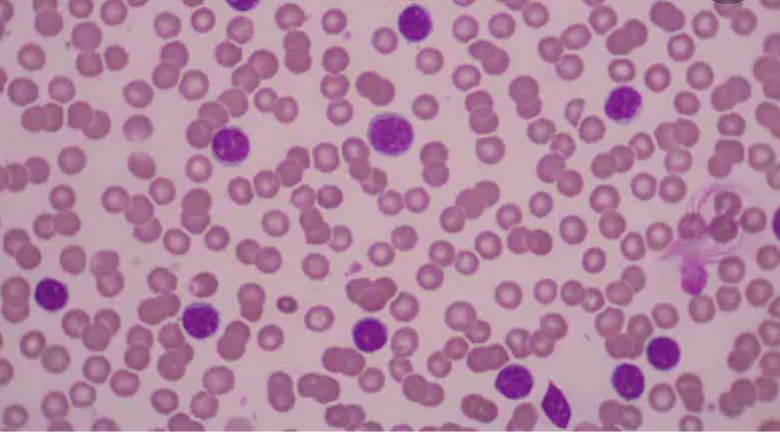
#> input picture WhiteBloodcell_recognition/main/blood.png, 780 x 432 px
$ python WhiteBloodcell_recognition.py
#> lines starting #> are read from the running program, lines starting #| are printed output that depends on the picture; after the words box and inside, x2 and y2 are one past the last pixel; in counts of white or black regions, pixels touching at a corner belong together; long printed decimals are rounded
import cv2 as cv
import numpy as np
import matplotlib.pyplot as plt

# 1. Vcituvanje na originalnata slika
img = cv.imread('blood.png')
#> img is the input picture: shape (432, 780, 3); mean B, G, R 160.3, 134.4, 177.3
#cv.imshow('1. Originalna slika', img)

# 2. Konverzija vo Grayscale
gray = cv.cvtColor(img, cv.COLOR_BGR2GRAY)
#cv.imshow('2. Konverzija vo Grayscale', gray)

# 3. Dodavanje gausov filter na slikata za podobar smoothing
blur = cv.GaussianBlur(gray, (7,7), cv.BORDER_DEFAULT)
#cv.imshow('3. Blured', blur)

# 4. Histogram
hist = cv.equalizeHist(gray)
#cv.imshow('4. Histogram', hist)

# 5. CLAHE
clahe = cv.createCLAHE(clipLimit=2.0, tileGridSize=(8, 8))
claheNorm = clahe.apply(gray)
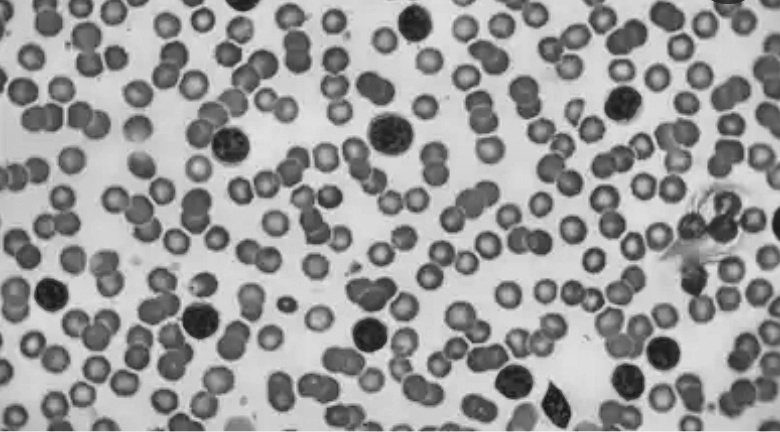
#> claheNorm: shape (432, 780); min 19, max 238, mean 154.7
#cv.imshow('5. CLAHE', claheNorm)


# 6. Contrast Stretching
def px_val(px, r1, s1, r2, s2):
    if 0 <= px <= r1:
        return (s1 / r1) * px
    elif r1 < px <= r2:
        return ((s2 - s1) / (r2 - r1)) * (px - r1) + s1
    else:
        return ((255 - s2) / (255 - r2)) * (px - r2) + s2


r1 = 100
s1 = 0
r2 = 200
s2 = 255

px_val_vec = np.vectorize(px_val)

contrast_stretch = px_val_vec(gray, r1, s1, r2, s2)
#cv.imshow('6.1. Contrast stretching', contrast_stretch)

contrast_stretch_blur = px_val_vec(blur, r1, s1, r2, s2)
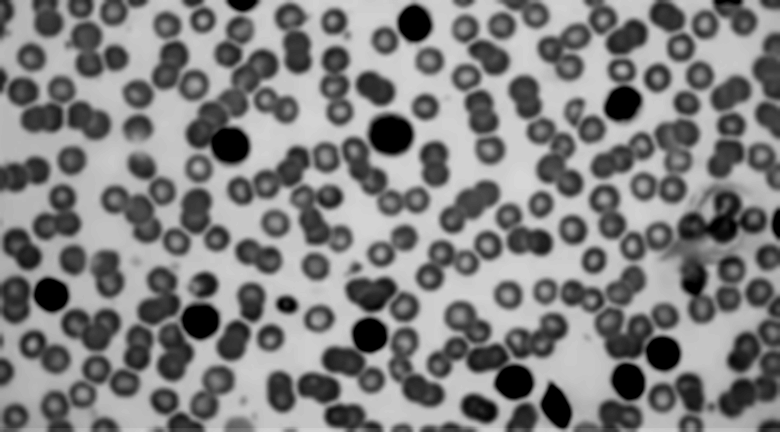
#> contrast_stretch_blur: shape (432, 780) float64; min 0, max 214.2, mean 129.4
#cv.imshow('6.2. Contrast stretching na slikata so Gausoviot filter', contrast_stretch_blur)

# 7. Detekcija na rabovi
edge = cv.Canny(blur, 10, 152)
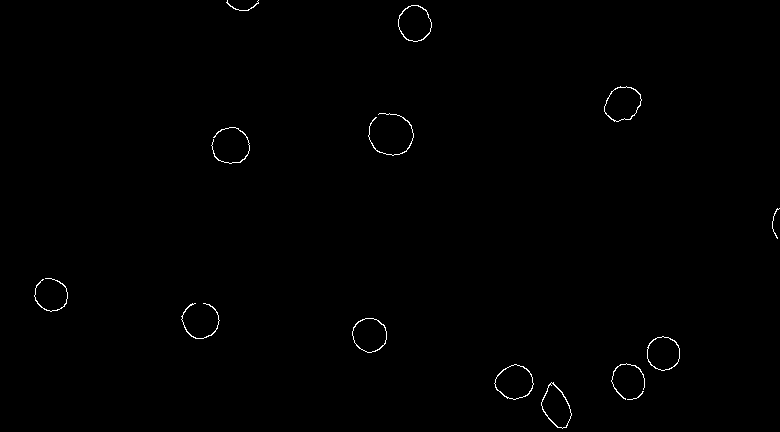
#> edge: shape (432, 780); 0.44% white in thin lines or dots
#cv.imshow('7. Rabovi na slikata', edge)
edge2 = cv.Canny(blur, 60, 70)
#> edge2: shape (432, 780); 6.1% white in thin lines or dots
#cv.imshow('7.1. Rabovi CRVENI', edge2)
edge3 = cv.bitwise_xor(edge2,edge)
#> edge3: shape (432, 780); 5.6% white in thin lines or dots
#cv.imshow('7.2. Rabovi NOVI SAMO CRVENI', edge3)

# 8. Morfoloski operacii na edge
kernel = np.ones((10,10), np.uint8)
kernel1 = np.ones((10,10), np.uint8)
#cv.imshow('8.1. Kernel', kernel)
dialacija = cv.dilate(edge, kernel, iterations=1)
#> dialacija: shape (432, 780); 4.9% white; 12 white regions, largest, box (x1, y1, x2, y2) and area: (607, 332, 685, 405) 2631, (364, 109, 419, 161) 1696, (207, 123, 255, 169) 1444
dialacija1 = cv.dilate(edge3, kernel1, iterations=1)
#> dialacija1: shape (432, 780); 58.9% white; 208 black regions (29 under 20 px), largest, box (x1, y1, x2, y2) and area: (193, 0, 542, 288) 22740, (345, 310, 780, 432) 16290, (73, 0, 258, 408) 13468
#cv.imshow('8.2. Dialacija', dialacija)
#cv.imshow('8.2.1 Dialacoja na CRVENI', dialacija1)
closing = cv.morphologyEx(edge, cv.MORPH_CLOSE, kernel)
#> closing: shape (432, 780); 0.58% white in thin lines or dots
closing1 = cv.morphologyEx(edge3, cv.MORPH_CLOSE, kernel1)
#> closing1: shape (432, 780); 13.9% white; 27 white regions (4 under 20 px), largest, box (x1, y1, x2, y2) and area: (267, 0, 780, 432) 24380, (101, 0, 450, 282) 7178, (0, 146, 286, 432) 6614
#cv.imshow('8.3. Closing', closing)
#cv.imshow('8.3.1 Closing CRVENI', closing1)

# 9. Adaptive Thresholding
th = cv.adaptiveThreshold(edge, 255, cv.ADAPTIVE_THRESH_GAUSSIAN_C, cv.THRESH_BINARY, 11, 2)
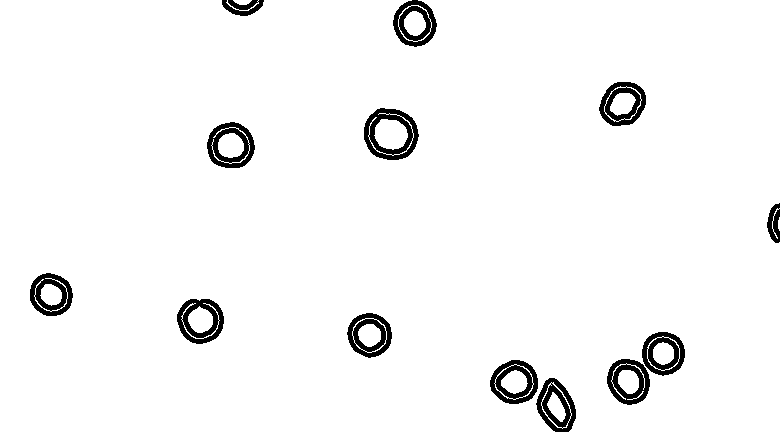
#> th: shape (432, 780); 96.3% white; 13 black regions, largest, box (x1, y1, x2, y2) and area: (364, 108, 419, 160) 1309, (207, 122, 255, 168) 1101, (177, 299, 224, 344) 1069
#cv.imshow('9. Thresholding', th)
th1 = cv.adaptiveThreshold(edge3, 255, cv.ADAPTIVE_THRESH_GAUSSIAN_C, cv.THRESH_BINARY, 11, 2)
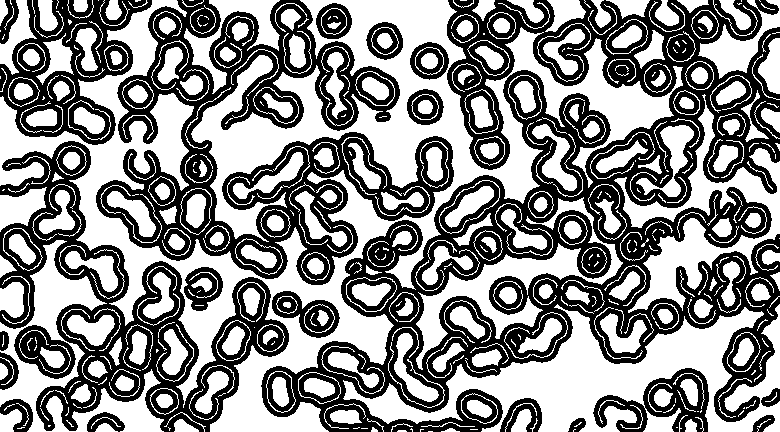
#> th1: shape (432, 780); 54.4% white; 21 black regions, largest, box (x1, y1, x2, y2) and area: (261, 0, 780, 432) 75534, (96, 0, 454, 285) 33742, (0, 141, 289, 432) 21728
#cv.imshow('9.1. Thresholding CRVENI', th1)

# 10. Inicijalizacija na listiti, iscrtuvanje na krugovi, presmetki
img1 = cv.imread('blood.png', 0)
#> img1: shape (432, 780); min 46, max 211, mean 149.7
wbc_golemina, rbc_golemina, wbc_x, wbc_y, rbc_x, rbc_y = [], [], [], [], [], []
display = cv.imread('blood.png')
display1 = cv.imread('blood.png')

krugovi = cv.HoughCircles(edge, cv.HOUGH_GRADIENT, 1.2, 20, param1=50, param2=28, minRadius=1, maxRadius=100)
#> krugovi = [[229.8, 144.6, 19], [367.8, 334.2, 16.6], [389.4, 132.6, 21.76], [664.2, 352.2, 16.12], [413.4, 22.2, 16.84], [514.2, 382.2, 16.6], [622.2, 102.6, 17.68], [198.6, 318.6, 17.68], [624.6, 383.4, 18.76], [47.4, 293.4, 14.2]]
krugovi1 = cv.HoughCircles(edge3, cv.HOUGH_GRADIENT, 1.58, 20, param1=50, param2=20, minRadius=1, maxRadius=18)
#> krugovi1 = 233 rows, first 8: [429, 60.83, 14.9], [198.3, 166.7, 13.64], [571.2, 229.9, 14.27], [403.7, 307.3, 15.38], [539.6, 204.6, 13.01], [334.2, 21.33, 12.38], [163.5, 400.5, 13.32], [501.7, 24.49, 13.32]
#cv.imshow('10.2. Krugovi', krugovi)

if krugovi is not None:
    krugovi = np.round(krugovi[0,:]).astype(int)
#> krugovi = [[230, 145, 19], [368, 334, 17], [389, 133, 22], [664, 352, 16], [413, 22, 17], [514, 382, 17], [622, 103, 18], [199, 319, 18], [625, 383, 19], [47, 293, 14]]

    for x,y,r in krugovi:
        cv.circle(display, (x,y), r, (0,255,0), thickness=2)
        cv.rectangle(display, (x-2, y-2), (x+2, y+2), (0,128,255), -1)
        wbc_golemina.append(r)
        wbc_x.append(x)
        wbc_y.append(y)
#> this loop made 10 passes
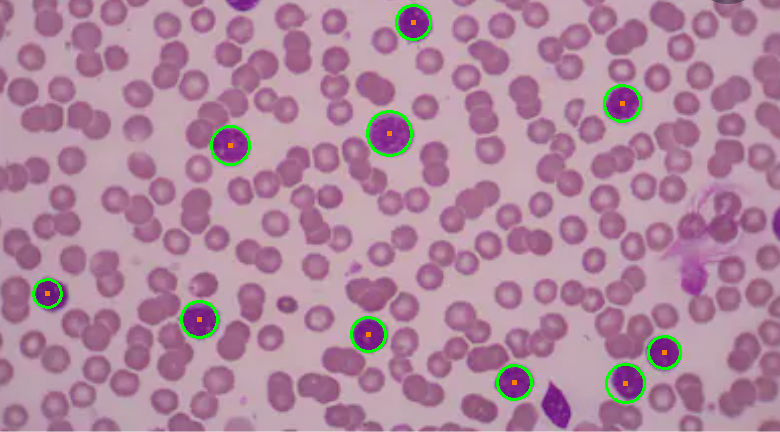
#> display: shape (432, 780, 3); 1.08% of pixels changed, all inside (x1, y1, x2, y2) = (32, 4, 682, 404)
#> after the loop, wbc_golemina = [19, 17, 22, 16, 17, 17, 18, 18, 19, 14]; wbc_x = [230, 368, 389, 664, 413, 514, 622, 199, 625, 47]; wbc_y = [145, 334, 133, 352, 22, 382, 103, 319, 383, 293]

    #cv.imshow('10.3. Krugovi na kraj', display)

if krugovi1 is not None:
    krugovi1 = np.round(krugovi1[0, :]).astype(int)
#> krugovi1 = 233 rows, first 8: [429, 61, 15], [198, 167, 14], [571, 230, 14], [404, 307, 15], [540, 205, 13], [334, 21, 12], [164, 401, 13], [502, 24, 13]

    for x,y,r in krugovi1:
        cv.circle(display1, (x, y), r, (0, 255, 0), thickness=1)
        cv.rectangle(display1, (x - 2, y - 2), (x + 2, y + 2), (0, 128, 255), -1)
        rbc_golemina.append(r)
        rbc_x.append(x)
        rbc_y.append(y)
#> this loop made 233 passes
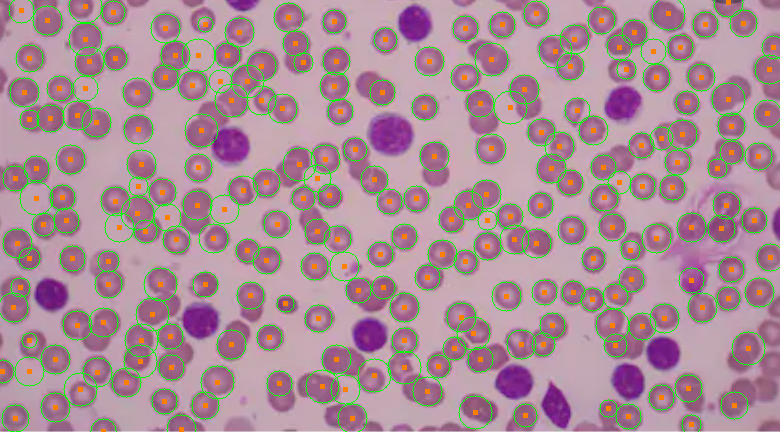
#> display1: shape (432, 780, 3); 6.85% of pixels changed, all inside (x1, y1, x2, y2) = (0, 0, 780, 432)
#> after the loop, rbc_golemina = 233 values, max 17 at index 11, min 8 at index 203, mean 13.87; rbc_x = 233 values, max 773 at index 232, min 2 at index 191, mean 379.5; rbc_y = 233 values, max 431 at index 206, min 2 at index 216, mean 207.1

    #cv.imshow('10.3.1 Krugovi na kraj Crveni', display1)

print('\nVkupen broj na beli krvni kletki: ', len(wbc_golemina),'\n')
#| Vkupen broj na beli krvni kletki:  10
print('Vkupen broj na crveni krvni kletki: ', len(rbc_golemina),'\n')
#| Vkupen broj na crveni krvni kletki:  233


# ne bev siguren dali se bara samo radiusot za golemina na kletka ili plostinata, pa gi napisav i dvete
vkupno_beli = 0
for i in wbc_golemina:
    vkupno_beli = vkupno_beli+i
#> this loop made 10 passes
#> (i, vkupno_beli) on passes 1 to 10: (19, 19), (17, 36), (22, 58), (16, 74), (17, 91), (17, 108), (18, 126), (18, 144), (19, 163), (14, 177)
#> after the loop, vkupno_beli = 177
print('Prosecna golemina(radius) na beli krvni kletki: ', vkupno_beli/len(wbc_golemina),' px\n')
#| Prosecna golemina(radius) na beli krvni kletki:  17.7  px

vkupno_crveni = 0
for i in rbc_golemina:
    vkupno_crveni = vkupno_crveni + i
#> this loop made 233 passes
#> (i, vkupno_crveni) on passes 1 to 3: (15, 15), (14, 29), (14, 43)
#> after the loop, vkupno_crveni = 3232
print('Prosecna golemina(radius) na crveni krvni kletki: ', vkupno_crveni/len(rbc_golemina),' px\n')
#| Prosecna golemina(radius) na crveni krvni kletki:  13.871  px

prosecna_plostina_beli = (vkupno_beli/len(wbc_golemina))**2 * 3.14
#> prosecna_plostina_beli = 983.7
prosecna_plostina_crveni = (vkupno_crveni/len(rbc_golemina))**2 * 3.14
#> prosecna_plostina_crveni = 604.2

print('Prosecna golemina(plostina) na beli krvni kletki: ',prosecna_plostina_beli,' px\n')
#| Prosecna golemina(plostina) na beli krvni kletki:  983.7306  px
print('Prosecna golemina(plostina) na crveni krvni kletki: ', prosecna_plostina_crveni,' px\n')
#| Prosecna golemina(plostina) na crveni krvni kletki:  604.172  px


print('Soodnos beli/crveni krvni kletki: ', len(wbc_golemina)/len(rbc_golemina),'\n')
#| Soodnos beli/crveni krvni kletki:  0.04292

lokacii_beli = [(wbc_x[i], wbc_y[i]) for i in range(0,len(wbc_golemina))]
#> lokacii_beli = [(230, 145), (368, 334), (389, 133), (664, 352), (413, 22), (514, 382), (622, 103), (199, 319), (625, 383), (47, 293)]
print('Lista na lokacii na belite krvni kletki: ', lokacii_beli,'\n')
#| Lista na lokacii na belite krvni kletki:  [(230, 145), (368, 334), (389, 133), (664, 352), (413, 22), (514, 382), (622, 103), (199, 319), (625, 383), (47, 293)]

lokacii_crveni = [(rbc_x[i], rbc_y[i]) for i in range(0,len(rbc_golemina))]
#> lokacii_crveni = 233 pairs, first value 2 to 773, second value 2 to 431
print('Lista na lokacii na crvenite krvni kletki: ', lokacii_crveni,'\n')
#> (printed output is left out)

cv.imshow('Beli krvni kletki na slikata', display)

cv.waitKey(0)
